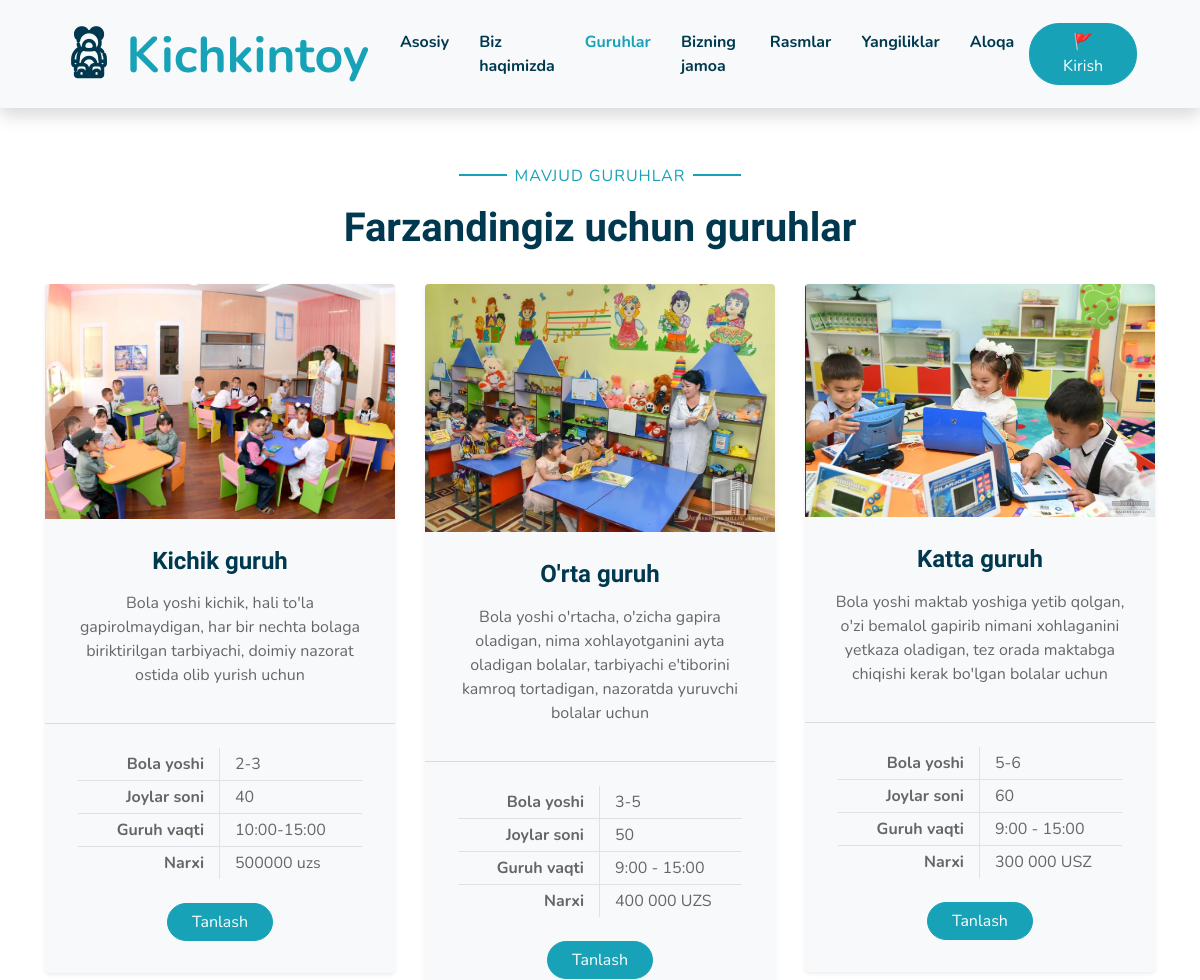
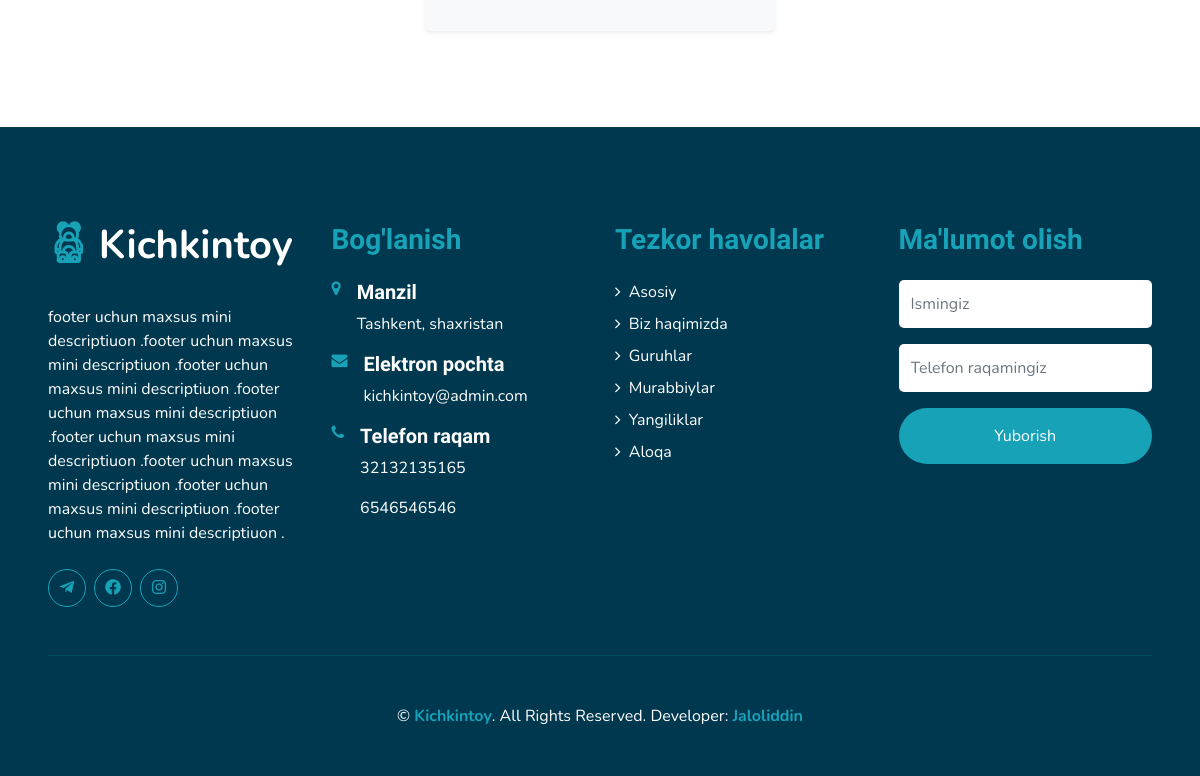
The page /class/ on the database its author committed (2 pictures, top to bottom).
### kichkintoy/models.py (models this page shows, shortened)
class Group(models.Model):
    class Meta:
        verbose_name = "Group"
        verbose_name_plural = "Groups"
    name = models.CharField(max_length=200, null=True, blank=True)
    description = RichTextField( null=True, blank=True)
    ages = models.CharField(max_length=200, null=True, blank=True, )
    seats = models.IntegerField()
    time = models.CharField(max_length=200, null=True, blank=True)
    price = models.CharField(max_length=50,null=True, blank=True)
    photo = models.ImageField(upload_to="photos/",null=True, blank=True)

class Contacts(models.Model):
    class Meta:
        verbose_name = 'Contact'
        verbose_name_plural = 'Contacts'
    mini_description = RichTextField(null=True, blank=True)
    address = models.CharField(max_length=400, null=True, blank=True)
    email = models.EmailField()
    phone_1 = models.CharField(max_length=20, null=True, blank=True)
    phone_2 = models.CharField(max_length=20, null=True, blank=True)
    work_days = models.CharField(max_length=50, null=True, blank=True)
    work_time = models.CharField(max_length=50, null=True, blank=True)
    insta_lik = models.CharField(max_length=400, null=True, blank=True)
    telegram_link = models.CharField(max_length=400, null=True, blank=True)
    facebook_link = models.CharField(max_length=400, null=True, blank=True)

### kichkintoy/views.py (the view)
# urls.py: path('class/', classes, name="class"),
def classes(request):
    classes = Group.objects.all()
    contacts = Contacts.objects.all()[0]
    context = {
        'classes': classes,
        'contacts': contacts,
    }
    if request.method == 'POST':
        name = request.POST['name']
        phone = request.POST['phone']
        group = "Ma'lumot olish uchun"
        my_model_obj = Booking_grop(
            name=name,
            phone=phone,
            group=group
            )
        my_model_obj.save()
        return redirect('/class/' )
    else:
        return render(request, 'class.html', context)

### templates/class.html (shortened to what this page needs)
{% extends 'base.html' %}
{% load static %}
{% block activ_title %}
<a href="{% url 'home' %}" class="nav-item nav-link ">Asosiy</a>
<a href="{% url 'about' %}" class="nav-item nav-link ">Biz haqimizda</a>
<a href="{% url 'class' %}" class="nav-item nav-link active">Guruhlar</a>
<a href="{% url 'team' %}" class="nav-item nav-link ">Bizning jamoa</a>
<a href="{% url 'galery' %}" class="nav-item nav-link ">Rasmlar</a>
<a href="{% url 'article' %}" class="nav-item nav-link " >Yangiliklar</a>
<a href="{% url 'contact' %}" class="nav-item nav-link">Aloqa</a>
{% endblock activ_title %}
{% block content %}
<div class="text-center pb-2">
</div>
    {% include 'details/class_reg.html' %}
    {% endblock content %}

### templates/details/class_reg.html
{% load static %}
    <div class="container-fluid pt-5">
        <div class="container">
            <div class="text-center pb-2">
                <p class="section-title px-5"><span class="px-2">Mavjud Guruhlar</span></p>
                <h1 class="mb-4">Farzandingiz uchun guruhlar </h1>
            </div>
            <div class="row">
                {% for class in classes %}
                <div class="col-lg-4 mb-5">
                    <div class="card border-0 bg-light shadow-sm pb-2">
                        <img class="card-img-top mb-2" src="{{ class.photo.url }}" alt="{{ class.name }}">
                        <div class="card-body text-center">
                            <h4 class="card-title">{{ class.name }}</h4>
                            <p class="card-text">{{ class.description|safe }}</p>
                        </div>
                        <div class="card-footer bg-transparent py-4 px-5">
                            <div class="row border-bottom">
                                <div class="col-6 py-1 text-right border-right"><strong>Bola yoshi</strong></div>
                                <div class="col-6 py-1">{{ class.ages }}</div>
                            </div>
                            <div class="row border-bottom">
                                <div class="col-6 py-1 text-right border-right"><strong>Joylar soni</strong></div>
                                <div class="col-6 py-1">{{ class.seats }}</div>
                            </div>
                            <div class="row border-bottom">
                                <div class="col-6 py-1 text-right border-right"><strong>Guruh vaqti</strong></div>
                                <div class="col-6 py-1">{{ class.time }}</div>
                            </div>
                            <div class="row">
                                <div class="col-6 py-1 text-right border-right"><strong>Narxi</strong></div>
                                <div class="col-6 py-1">{{ class.price }}</div>
                            </div>
                        </div>
                        <a href="{% url 'booking' class.pk %}" class="btn btn-primary px-4 mx-auto mb-4">Tanlash</a>
                    </div>
                </div>
                {% endfor %}
            </div>
        </div>
    </div>

### templates/details/footer.html
{% load static %}
    <div class="container-fluid bg-secondary text-white mt-5 py-5 px-sm-3 px-md-5">
        <div class="row pt-5">
            <div class="col-lg-3 col-md-6 mb-5">
                <a href="" class="navbar-brand font-weight-bold text-primary m-0 mb-4 p-0" style="font-size: 40px; line-height: 40px;">
                    <i class="flaticon-043-teddy-bear"></i>
                    <span class="text-white">Kichkintoy</span>
                </a>
                <p>{{ contacts.mini_description|safe }}</p>
                <div class="d-flex justify-content-start mt-4">
                    <a class="btn btn-outline-primary rounded-circle text-center mr-2 px-0"
                        style="width: 38px; height: 38px;" href="#"><i class="fab fa-telegram-plane"></i></a>
                    <a class="btn btn-outline-primary rounded-circle text-center mr-2 px-0"
                        style="width: 38px; height: 38px;" href="#"><i class="fab fa-facebook"></i></a>
                    <a class="btn btn-outline-primary rounded-circle text-center mr-2 px-0"
                        style="width: 38px; height: 38px;" href="#"><i class="fab fa-instagram"></i></a>
                </div>
            </div>
            <div class="col-lg-3 col-md-6 mb-5">
                <h3 class="text-primary mb-4">Bog'lanish</h3>
                <div class="d-flex">
                    <h4 class="fa fa-map-marker text-primary"></h4>
                    <div class="pl-3">
                        <h5 class="text-white">Manzil</h5>
                        <p>{{ contacts.address }}</p>
                    </div>
                </div>
                <div class="d-flex">
                    <h4 class="fa fa-envelope text-primary"></h4>
                    <div class="pl-3">
                        <h5 class="text-white">Elektron pochta</h5>
                        <p>{{ contacts.email }}</p>
                    </div>
                </div>
                <div class="d-flex">
                    <h4 class="fa fa-phone text-primary"></h4>
                    <div class="pl-3">
                        <h5 class="text-white">Telefon raqam</h5>
                        <p>{{ contacts.phone_1 }}</p>
                        <p>{{ contacts.phone_2 }}</p>
                    </div>
                </div>
            </div>
            <div class="col-lg-3 col-md-6 mb-5">
                <h3 class="text-primary mb-4">Tezkor havolalar</h3>
                <div class="d-flex flex-column justify-content-start">
                    <a class="text-white mb-2" href="{% url 'home' %}"><i class="fa fa-angle-right mr-2"></i>Asosiy</a>
                    <a class="text-white mb-2" href="{% url 'about' %}"><i class="fa fa-angle-right mr-2"></i>Biz haqimizda</a>
                    <a class="text-white mb-2" href="{% url 'class' %}"><i class="fa fa-angle-right mr-2"></i>Guruhlar</a>
                    <a class="text-white mb-2" href="{% url 'team' %}"><i class="fa fa-angle-right mr-2"></i>Murabbiylar</a>
                    <a class="text-white mb-2" href="{% url 'article' %}"><i class="fa fa-angle-right mr-2"></i>Yangiliklar</a>
                    <a class="text-white" href="{% url 'contact' %}"><i class="fa fa-angle-right mr-2"></i>Aloqa</a>
                </div>
            </div>
            <div class="col-lg-3 col-md-6 mb-5">
                <h3 class="text-primary mb-4">Ma'lumot olish</h3>
                <form method="POST">{% csrf_token %}
                    <div class="form-group">
                        <input type="text" class="form-control border-0 py-4" placeholder="Ismingiz" required="required" name="name" />
                    </div>
                    <div class="form-group">
                        <input type="text" class="form-control border-0 py-4" placeholder="Telefon raqamingiz"
                            required="required" name="phone" />
                    </div>
                    <div>
                        <button class="btn btn-primary btn-block border-0 py-3" type="submit">Yuborish</button>
                    </div>
                </form>
            </div>
        </div>
        <div class="container-fluid pt-5" style="border-top: 1px solid rgba(23, 162, 184, .2);;">
            <p class="m-0 text-center text-white">
                &copy; <a class="text-primary font-weight-bold" href="{% url 'home' %}">Kichkintoy</a>. All Rights Reserved.
				Developer:  <a class="text-primary font-weight-bold" href="https://t.me/Jaloliddin_Mamatmusayev">Jaloliddin</a>
            </p>
        </div>
    </div>

### rows shown on the page
Group: photo (picture), name "Kichik guruh", description "Bola yoshi kichik, hali to'la gapirolmaydigan, har bir nechta bolaga biriktirilgan tarbiyachi, doimiy nazorat ostida olib yurish uchun", ages "2-3", seats "40", time "10:00-15:00", price "500000 uzs"
Group: photo (picture), name "O'rta guruh", description "Bola yoshi o'rtacha, o'zicha gapira oladigan, nima xohlayotganini ayta oladigan bolalar, tarbiyachi e'tiborini kamroq tortadigan, nazoratda yuruvchi bolalar uchun", ages "3-5", seats "50", time "9:00 - 15:00", price "400 000 UZS"
Group: photo (picture), name "Katta guruh", description "Bola yoshi maktab yoshiga yetib qolgan, o'zi bemalol gapirib nimani xohlaganini yetkaza oladigan, tez orada maktabga chiqishi kerak bo'lgan bolalar uchun", ages "5-6", seats "60", time "9:00 - 15:00", price "300 000 USZ"
Contacts: mini_description "footer uchun maxsus mini descriptiuon .footer uchun maxsus mini descriptiuon .footer uchun maxsus mini descriptiuon .footer uchun maxsus mini descriptiuon .footer uchun maxsus mini descriptiuon .footer uchun maxsus mini descriptiuon .footer uchun maxsus mini descriptiuon .footer uchun maxsus mini descriptiuon .", address "Tashkent, shaxristan", email "kichkintoy@admin.com", phone_1 "32132135165", phone_2 "6546546546"
